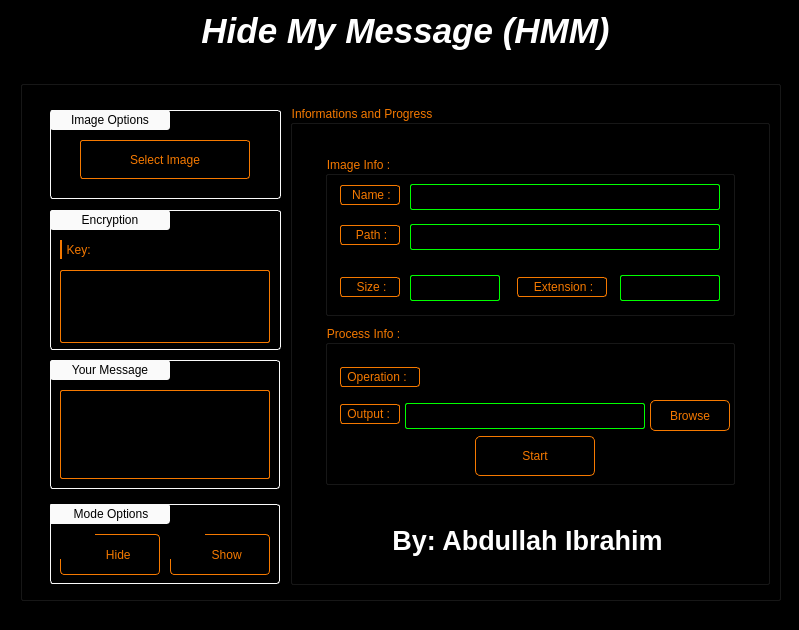
<?xml version="1.0" encoding="UTF-8"?>
<ui version="4.0">
 <class>MainWindow</class>
 <widget class="QMainWindow" name="MainWindow">
  <property name="geometry">
   <rect>
    <x>0</x>
    <y>0</y>
    <width>799</width>
    <height>630</height>
   </rect>
  </property>
  <property name="windowTitle">
   <string>Hide My Message (HMM) V.1.0.0</string>
  </property>
  <property name="styleSheet">
   <string notr="true">background-color: rgb(0, 0, 0);
color: rgb(255, 255, 255)</string>
  </property>
  <widget class="QWidget" name="centralwidget">
   <widget class="QLabel" name="label">
    <property name="geometry">
     <rect>
      <x>10</x>
      <y>0</y>
      <width>791</width>
      <height>61</height>
     </rect>
    </property>
    <property name="font">
     <font>
      <family>Segoe UI</family>
      <pointsize>26</pointsize>
      <weight>75</weight>
      <italic>true</italic>
      <bold>true</bold>
     </font>
    </property>
    <property name="styleSheet">
     <string notr="true">color:rgb(255, 255,255)
</string>
    </property>
    <property name="text">
     <string>Hide My Message (HMM)</string>
    </property>
    <property name="alignment">
     <set>Qt::AlignCenter</set>
    </property>
   </widget>
   <widget class="QGroupBox" name="groupBox">
    <property name="geometry">
     <rect>
      <x>20</x>
      <y>80</y>
      <width>761</width>
      <height>521</height>
     </rect>
    </property>
    <property name="title">
     <string/>
    </property>
    <widget class="QGroupBox" name="groupBox_2">
     <property name="geometry">
      <rect>
       <x>30</x>
       <y>424</y>
       <width>230</width>
       <height>80</height>
      </rect>
     </property>
     <property name="styleSheet">
      <string notr="true">border: 1px solid rgb(250,250,250);
border-radius: 3px</string>
     </property>
     <property name="title">
      <string>GroupBox</string>
     </property>
     <widget class="QLabel" name="label_4">
      <property name="geometry">
       <rect>
        <x>-1</x>
        <y>0</y>
        <width>121</width>
        <height>20</height>
       </rect>
      </property>
      <property name="styleSheet">
       <string notr="true">color: rgb(0,0,0);
background-color: rgb(250,250,250);
border-radius: 3px</string>
      </property>
      <property name="text">
       <string>&lt;html&gt;&lt;head/&gt;&lt;body&gt;&lt;p align=&quot;center&quot;&gt;Mode Options&lt;/p&gt;&lt;/body&gt;&lt;/html&gt;</string>
      </property>
     </widget>
     <widget class="QPushButton" name="pushButton">
      <property name="geometry">
       <rect>
        <x>10</x>
        <y>30</y>
        <width>100</width>
        <height>41</height>
       </rect>
      </property>
      <property name="cursor">
       <cursorShape>PointingHandCursor</cursorShape>
      </property>
      <property name="styleSheet">
       <string notr="true">QPushButton{
color: rgb(245, 121, 0);
border: 1px solid rgb(245, 121, 0);
border-radius: 4px;
}


QPushButton:hover{
color:rgb(0,255,0);
border: 1px solid rgb(0,255,0);
border-radius:8px;
}


QPushButton:focus {
color:rgb(0,255,0);
border: 1px solid rgb(0,255,0);
border-radius:8px;
}

</string>
      </property>
      <property name="text">
       <string>     Hide</string>
      </property>
     </widget>
     <widget class="QPushButton" name="pushButton_2">
      <property name="geometry">
       <rect>
        <x>120</x>
        <y>30</y>
        <width>100</width>
        <height>41</height>
       </rect>
      </property>
      <property name="cursor">
       <cursorShape>PointingHandCursor</cursorShape>
      </property>
      <property name="styleSheet">
       <string notr="true">QPushButton{
color: rgb(245, 121, 0);
border: 1px solid rgb(245, 121, 0);
border-radius: 4px;
}


QPushButton:hover{
color:rgb(0,255,0);
border: 1px solid rgb(0,255,0);
border-radius:8px;
}


QPushButton:focus {
color:rgb(0,255,0);
border: 1px solid rgb(0,255,0);
border-radius:8px;
}

</string>
      </property>
      <property name="text">
       <string>    Show</string>
      </property>
     </widget>
    </widget>
    <widget class="QGroupBox" name="groupBox_3">
     <property name="geometry">
      <rect>
       <x>30</x>
       <y>30</y>
       <width>231</width>
       <height>89</height>
      </rect>
     </property>
     <property name="styleSheet">
      <string notr="true">border: 1px solid rgb(250,250,250);
border-radius: 3px</string>
     </property>
     <property name="title">
      <string>GroupBox</string>
     </property>
    </widget>
    <widget class="QLabel" name="label_5">
     <property name="geometry">
      <rect>
       <x>30</x>
       <y>30</y>
       <width>120</width>
       <height>20</height>
      </rect>
     </property>
     <property name="styleSheet">
      <string notr="true">color: rgb(0,0,0);
background-color: rgb(250,250,250);
border-radius: 3px</string>
     </property>
     <property name="text">
      <string>&lt;html&gt;&lt;head/&gt;&lt;body&gt;&lt;p align=&quot;center&quot;&gt;Image Options&lt;/p&gt;&lt;/body&gt;&lt;/html&gt;</string>
     </property>
    </widget>
    <widget class="QLabel" name="label_6">
     <property name="geometry">
      <rect>
       <x>40</x>
       <y>454</y>
       <width>35</width>
       <height>25</height>
      </rect>
     </property>
     <property name="cursor">
      <cursorShape>PointingHandCursor</cursorShape>
     </property>
     <property name="text">
      <string>&lt;html&gt;&lt;head/&gt;&lt;body&gt;&lt;p&gt;&lt;img src=&quot;:/photos/hide.png&quot;/&gt;&lt;/p&gt;&lt;/body&gt;&lt;/html&gt;</string>
     </property>
     <property name="alignment">
      <set>Qt::AlignCenter</set>
     </property>
    </widget>
    <widget class="QLabel" name="label_7">
     <property name="geometry">
      <rect>
       <x>150</x>
       <y>454</y>
       <width>35</width>
       <height>25</height>
      </rect>
     </property>
     <property name="cursor">
      <cursorShape>PointingHandCursor</cursorShape>
     </property>
     <property name="styleSheet">
      <string notr="true"/>
     </property>
     <property name="text">
      <string>&lt;html&gt;&lt;head/&gt;&lt;body&gt;&lt;p&gt;&lt;img src=&quot;:/photos/eye.png&quot;/&gt;&lt;/p&gt;&lt;/body&gt;&lt;/html&gt;</string>
     </property>
     <property name="alignment">
      <set>Qt::AlignCenter</set>
     </property>
     <property name="wordWrap">
      <bool>false</bool>
     </property>
    </widget>
    <widget class="QPushButton" name="pushButton_3">
     <property name="geometry">
      <rect>
       <x>60</x>
       <y>60</y>
       <width>170</width>
       <height>39</height>
      </rect>
     </property>
     <property name="cursor">
      <cursorShape>PointingHandCursor</cursorShape>
     </property>
     <property name="styleSheet">
      <string notr="true">QPushButton{
color: rgb(245, 121, 0);
border: 1px solid rgb(245, 121, 0);
border-radius: 3px;
}


QPushButton:hover {
color:rgb(0,255,0);
border: 1px solid rgb(0,255,0);
border-radius:7px;
}</string>
     </property>
     <property name="text">
      <string>Select Image</string>
     </property>
    </widget>
    <widget class="QGroupBox" name="groupBox_4">
     <property name="geometry">
      <rect>
       <x>30</x>
       <y>130</y>
       <width>231</width>
       <height>140</height>
      </rect>
     </property>
     <property name="styleSheet">
      <string notr="true">border: 1px solid rgb(250,250,250);
border-radius: 3px</string>
     </property>
     <property name="title">
      <string/>
     </property>
    </widget>
    <widget class="QLabel" name="label_8">
     <property name="geometry">
      <rect>
       <x>30</x>
       <y>130</y>
       <width>120</width>
       <height>20</height>
      </rect>
     </property>
     <property name="styleSheet">
      <string notr="true">color: rgb(0,0,0);
background-color: rgb(250,250,250);
border-radius: 3px</string>
     </property>
     <property name="text">
      <string>&lt;html&gt;&lt;head/&gt;&lt;body&gt;&lt;p align=&quot;center&quot;&gt; Encryption&lt;/p&gt;&lt;/body&gt;&lt;/html&gt;</string>
     </property>
    </widget>
    <widget class="QPlainTextEdit" name="plainTextEdit">
     <property name="geometry">
      <rect>
       <x>40</x>
       <y>190</y>
       <width>210</width>
       <height>73</height>
      </rect>
     </property>
     <property name="styleSheet">
      <string notr="true">QPlainTextEdit{
color: rgb(0, 255, 0);
border: 1px solid rgb(245, 121, 0);
border-radius: 2px;
}

QPlainTextEdit:focus{
color: rgb(245, 121, 0);
border: 1px solid rgb(0,255,0);
}</string>
     </property>
    </widget>
    <widget class="QLabel" name="label_9">
     <property name="geometry">
      <rect>
       <x>40</x>
       <y>160</y>
       <width>40</width>
       <height>19</height>
      </rect>
     </property>
     <property name="styleSheet">
      <string notr="true">QLabel{color: rgb(245, 121, 0);
border-left: 1.5px solid rgb(245, 121, 0);}
</string>
     </property>
     <property name="text">
      <string>  Key:</string>
     </property>
    </widget>
    <widget class="QGroupBox" name="groupBox_5">
     <property name="enabled">
      <bool>false</bool>
     </property>
     <property name="geometry">
      <rect>
       <x>30</x>
       <y>280</y>
       <width>230</width>
       <height>129</height>
      </rect>
     </property>
     <property name="styleSheet">
      <string notr="true">border: 1px solid rgb(250,250,250);
border-radius: 3px</string>
     </property>
     <property name="title">
      <string/>
     </property>
    </widget>
    <widget class="QLabel" name="label_10">
     <property name="geometry">
      <rect>
       <x>30</x>
       <y>280</y>
       <width>120</width>
       <height>20</height>
      </rect>
     </property>
     <property name="styleSheet">
      <string notr="true">color: rgb(0,0,0);
background-color: rgb(250,250,250);
border-radius: 3px</string>
     </property>
     <property name="text">
      <string>&lt;html&gt;&lt;head/&gt;&lt;body&gt;&lt;p align=&quot;center&quot;&gt;Your Message&lt;/p&gt;&lt;/body&gt;&lt;/html&gt;</string>
     </property>
    </widget>
    <widget class="QPlainTextEdit" name="plainTextEdit_2">
     <property name="geometry">
      <rect>
       <x>40</x>
       <y>310</y>
       <width>210</width>
       <height>89</height>
      </rect>
     </property>
     <property name="styleSheet">
      <string notr="true">QPlainTextEdit{
color: rgb(0, 255, 0);
border: 1px solid rgb(245, 121, 0);
border-radius: 2px;
}

QPlainTextEdit:focus{
color: rgb(245, 121, 0);
border: 1px solid rgb(0,255,0);
}</string>
     </property>
    </widget>
    <widget class="QGroupBox" name="groupBox_6">
     <property name="geometry">
      <rect>
       <x>270</x>
       <y>25</y>
       <width>480</width>
       <height>480</height>
      </rect>
     </property>
     <property name="styleSheet">
      <string notr="true">color: rgb(245, 121, 0);
</string>
     </property>
     <property name="title">
      <string>Informations and Progress</string>
     </property>
     <widget class="QGroupBox" name="groupBox_7">
      <property name="geometry">
       <rect>
        <x>35</x>
        <y>51</y>
        <width>410</width>
        <height>160</height>
       </rect>
      </property>
      <property name="styleSheet">
       <string notr="true">color: rgb(245, 121, 0);
</string>
      </property>
      <property name="title">
       <string>Image Info :</string>
      </property>
      <widget class="QLabel" name="label_13">
       <property name="geometry">
        <rect>
         <x>15</x>
         <y>121</y>
         <width>60</width>
         <height>20</height>
        </rect>
       </property>
       <property name="styleSheet">
        <string notr="true">color: rgb(245, 121, 0);
border: 1px solid rgb(245, 121, 0);
border-radius: 3px;</string>
       </property>
       <property name="text">
        <string>&lt;html&gt;&lt;head/&gt;&lt;body&gt;&lt;p align=&quot;center&quot;&gt;Size :&lt;/p&gt;&lt;/body&gt;&lt;/html&gt;</string>
       </property>
      </widget>
      <widget class="QLabel" name="label_25">
       <property name="geometry">
        <rect>
         <x>192</x>
         <y>121</y>
         <width>90</width>
         <height>20</height>
        </rect>
       </property>
       <property name="styleSheet">
        <string notr="true">color: rgb(245, 121, 0);
border: 1px solid rgb(245, 121, 0);
border-radius: 3px;</string>
       </property>
       <property name="text">
        <string>&lt;html&gt;&lt;head/&gt;&lt;body&gt;&lt;p align=&quot;center&quot;&gt;Extension :&lt;/p&gt;&lt;/body&gt;&lt;/html&gt;</string>
       </property>
      </widget>
     </widget>
     <widget class="QLabel" name="label_11">
      <property name="geometry">
       <rect>
        <x>50</x>
        <y>80</y>
        <width>60</width>
        <height>20</height>
       </rect>
      </property>
      <property name="styleSheet">
       <string notr="true">color: rgb(245, 121, 0);
border: 1px solid rgb(245, 121, 0);
border-radius: 3px;</string>
      </property>
      <property name="text">
       <string>&lt;html&gt;&lt;head/&gt;&lt;body&gt;&lt;p align=&quot;center&quot;&gt;Name :&lt;/p&gt;&lt;/body&gt;&lt;/html&gt;</string>
      </property>
     </widget>
     <widget class="QLabel" name="label_12">
      <property name="geometry">
       <rect>
        <x>50</x>
        <y>120</y>
        <width>60</width>
        <height>20</height>
       </rect>
      </property>
      <property name="styleSheet">
       <string notr="true">color: rgb(245, 121, 0);
border: 1px solid rgb(245, 121, 0);
border-radius: 3px;</string>
      </property>
      <property name="text">
       <string>&lt;html&gt;&lt;head/&gt;&lt;body&gt;&lt;p align=&quot;center&quot;&gt;Path :&lt;/p&gt;&lt;/body&gt;&lt;/html&gt;</string>
      </property>
     </widget>
     <widget class="QLineEdit" name="lineEdit">
      <property name="enabled">
       <bool>true</bool>
      </property>
      <property name="geometry">
       <rect>
        <x>120</x>
        <y>119</y>
        <width>310</width>
        <height>26</height>
       </rect>
      </property>
      <property name="styleSheet">
       <string notr="true">color:rgb(0,255,0);
border: 1px solid rgb(0,255,0);
border-radius: 2px;
</string>
      </property>
     </widget>
     <widget class="QLineEdit" name="lineEdit_2">
      <property name="enabled">
       <bool>false</bool>
      </property>
      <property name="geometry">
       <rect>
        <x>120</x>
        <y>79</y>
        <width>310</width>
        <height>26</height>
       </rect>
      </property>
      <property name="styleSheet">
       <string notr="true">color:rgb(0,255,0);
border: 1px solid rgb(0,255,0);
border-radius: 2px;
</string>
      </property>
     </widget>
     <widget class="QLineEdit" name="lineEdit_3">
      <property name="enabled">
       <bool>false</bool>
      </property>
      <property name="geometry">
       <rect>
        <x>120</x>
        <y>170</y>
        <width>90</width>
        <height>26</height>
       </rect>
      </property>
      <property name="styleSheet">
       <string notr="true">color:rgb(0,255,0);
border: 1px solid rgb(0,255,0);
border-radius: 2px;
</string>
      </property>
     </widget>
     <widget class="QGroupBox" name="groupBox_8">
      <property name="geometry">
       <rect>
        <x>35</x>
        <y>220</y>
        <width>410</width>
        <height>160</height>
       </rect>
      </property>
      <property name="styleSheet">
       <string notr="true">color: rgb(245, 121, 0);
</string>
      </property>
      <property name="title">
       <string>Process Info :</string>
      </property>
      <widget class="QLabel" name="label_15">
       <property name="geometry">
        <rect>
         <x>15</x>
         <y>79</y>
         <width>60</width>
         <height>20</height>
        </rect>
       </property>
       <property name="styleSheet">
        <string notr="true">color: rgb(245, 121, 0);
border: 1px solid rgb(245, 121, 0);
border-radius: 3px;</string>
       </property>
       <property name="text">
        <string> Output :</string>
       </property>
      </widget>
      <widget class="QLabel" name="label_16">
       <property name="geometry">
        <rect>
         <x>15</x>
         <y>42</y>
         <width>80</width>
         <height>20</height>
        </rect>
       </property>
       <property name="styleSheet">
        <string notr="true">color: rgb(245, 121, 0);
border: 1px solid rgb(245, 121, 0);
border-radius: 3px;</string>
       </property>
       <property name="text">
        <string> Operation :</string>
       </property>
      </widget>
      <widget class="QLabel" name="label_17">
       <property name="geometry">
        <rect>
         <x>110</x>
         <y>43</y>
         <width>130</width>
         <height>18</height>
        </rect>
       </property>
       <property name="styleSheet">
        <string notr="true">color: rgb(0,255,0);</string>
       </property>
       <property name="text">
        <string>&lt;html&gt;&lt;head/&gt;&lt;body&gt;&lt;p align=&quot;center&quot;&gt;&lt;br/&gt;&lt;/p&gt;&lt;/body&gt;&lt;/html&gt;</string>
       </property>
      </widget>
      <widget class="QPushButton" name="pushButton_4">
       <property name="geometry">
        <rect>
         <x>150</x>
         <y>111</y>
         <width>120</width>
         <height>40</height>
        </rect>
       </property>
       <property name="cursor">
        <cursorShape>PointingHandCursor</cursorShape>
       </property>
       <property name="styleSheet">
        <string notr="true">QPushButton{
color: rgb(245, 121, 0);
border: 1px solid rgb(245, 121, 0);
border-radius: 5px;
}


QPushButton:hover {
color:rgb(0,255,0);
border: 1px solid rgb(0,255,0);
border-radius:10px;
}</string>
       </property>
       <property name="text">
        <string>Start</string>
       </property>
      </widget>
     </widget>
     <widget class="QLineEdit" name="lineEdit_4">
      <property name="enabled">
       <bool>false</bool>
      </property>
      <property name="geometry">
       <rect>
        <x>115</x>
        <y>298</y>
        <width>240</width>
        <height>26</height>
       </rect>
      </property>
      <property name="styleSheet">
       <string notr="true">color:rgb(0,255,0);
border: 1px solid rgb(0,255,0);
border-radius: 2px;
</string>
      </property>
     </widget>
     <widget class="QLabel" name="label_19">
      <property name="geometry">
       <rect>
        <x>2</x>
        <y>400</y>
        <width>471</width>
        <height>71</height>
       </rect>
      </property>
      <property name="font">
       <font>
        <family>MS Sans Serif</family>
        <pointsize>20</pointsize>
        <weight>75</weight>
        <bold>true</bold>
       </font>
      </property>
      <property name="styleSheet">
       <string notr="true">color: rgb(255,255,255);</string>
      </property>
      <property name="text">
       <string>By: Abdullah Ibrahim</string>
      </property>
      <property name="alignment">
       <set>Qt::AlignCenter</set>
      </property>
     </widget>
     <widget class="QLineEdit" name="lineEdit_5">
      <property name="enabled">
       <bool>false</bool>
      </property>
      <property name="geometry">
       <rect>
        <x>330</x>
        <y>170</y>
        <width>100</width>
        <height>26</height>
       </rect>
      </property>
      <property name="styleSheet">
       <string notr="true">color:rgb(0,255,0);
border: 1px solid rgb(0,255,0);
border-radius: 2px;
</string>
      </property>
     </widget>
    </widget>
    <widget class="QPushButton" name="pushButton_5">
     <property name="geometry">
      <rect>
       <x>630</x>
       <y>320</y>
       <width>80</width>
       <height>31</height>
      </rect>
     </property>
     <property name="cursor">
      <cursorShape>PointingHandCursor</cursorShape>
     </property>
     <property name="styleSheet">
      <string notr="true">QPushButton{
color: rgb(245, 121, 0);
border: 1px solid rgb(245, 121, 0);
border-radius: 5px;
}


QPushButton:hover {
color:rgb(0,255,0);
border: 1px solid rgb(0,255,0);
border-radius:10px;
}</string>
     </property>
     <property name="text">
      <string>Browse</string>
     </property>
    </widget>
    <zorder>groupBox_5</zorder>
    <zorder>groupBox_3</zorder>
    <zorder>groupBox_2</zorder>
    <zorder>label_5</zorder>
    <zorder>label_6</zorder>
    <zorder>label_7</zorder>
    <zorder>pushButton_3</zorder>
    <zorder>groupBox_4</zorder>
    <zorder>label_8</zorder>
    <zorder>plainTextEdit</zorder>
    <zorder>label_9</zorder>
    <zorder>label_10</zorder>
    <zorder>plainTextEdit_2</zorder>
    <zorder>groupBox_6</zorder>
    <zorder>pushButton_5</zorder>
   </widget>
   <zorder>groupBox</zorder>
   <zorder>label</zorder>
  </widget>
 </widget>
 <resources>
  <include location="photos.qrc"/>
 </resources>
 <connections/>
</ui>
